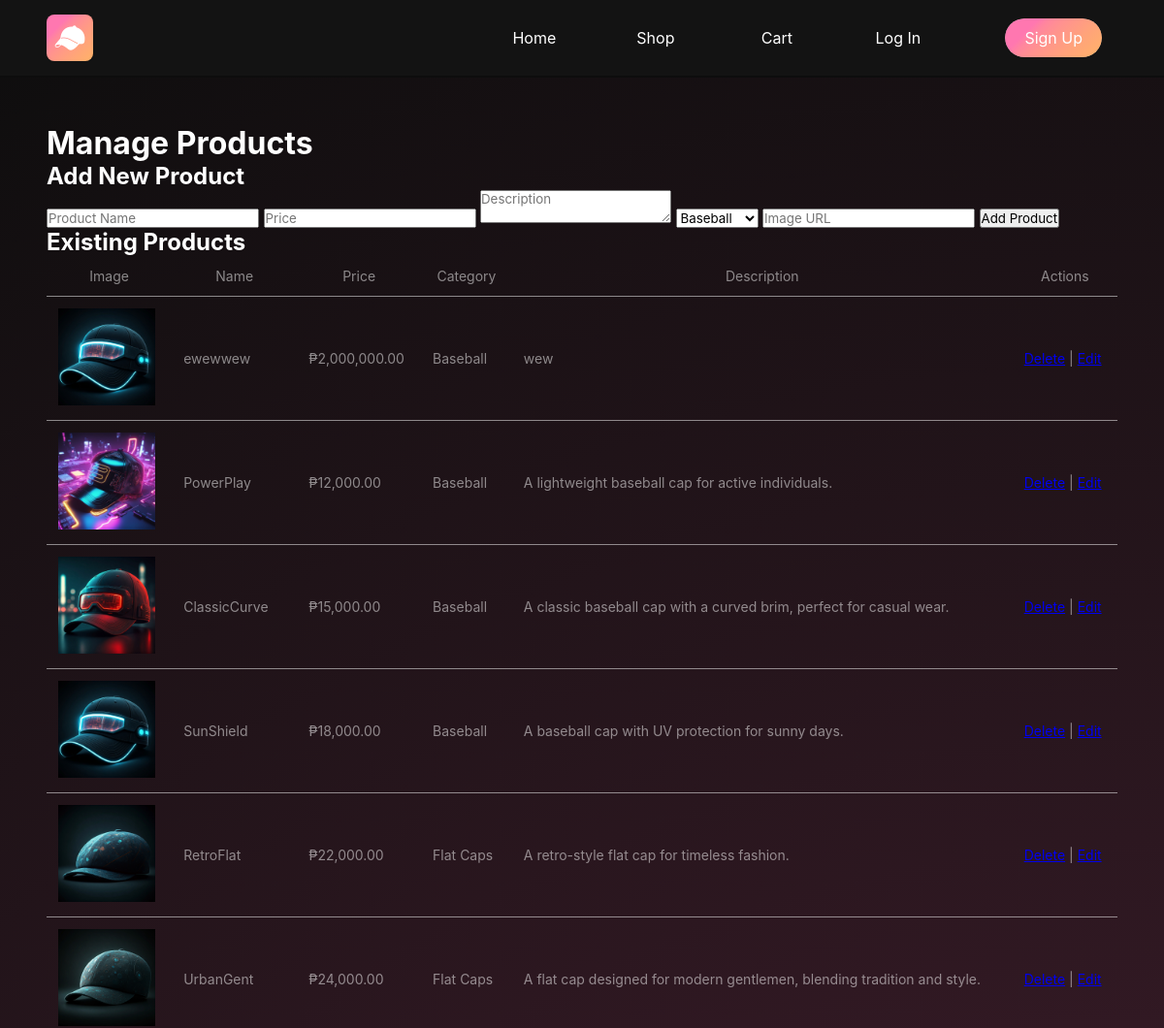
/6/sui/manage-products.php (upper part), run on an earlier commit of the app's database.
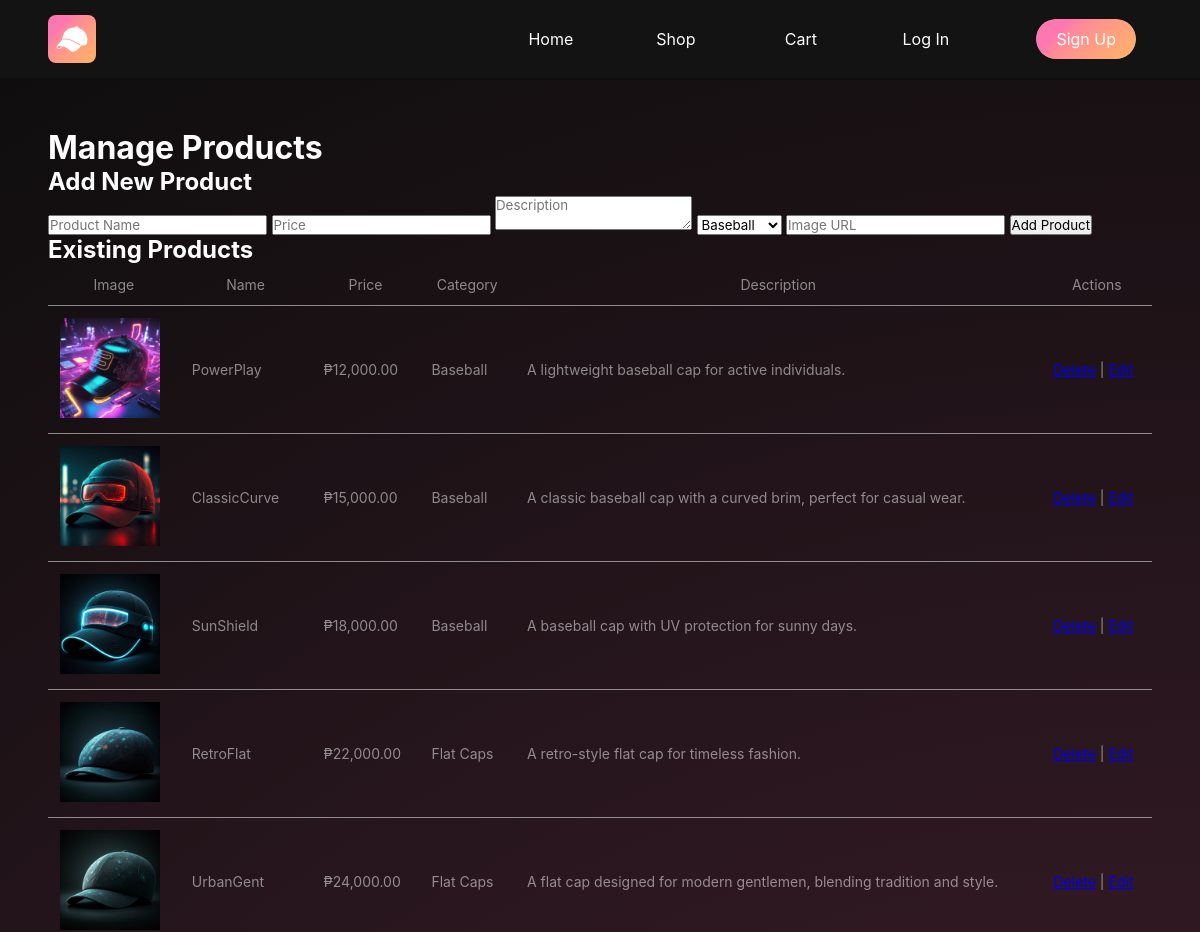
And on a later commit of the database.
### tables this page shows
CREATE TABLE `products` (
  `product_id` int(11) NOT NULL,
  `name` varchar(255) NOT NULL,
  `price` decimal(10,2) NOT NULL,
  `description` text NOT NULL,
  `category` varchar(100) NOT NULL,
  `image_url` varchar(255) NOT NULL
);

### 6/sui/manage-products.php (the view, shortened to what this page needs)
<?php
require './db.php';
$products_query = $conn->prepare("SELECT * FROM products");
$products_query->execute();
$products_result = $products_query->get_result();
$edit_product = null;
?>
<!DOCTYPE html>
<html lang="en">
<head>
    <link rel="stylesheet" href="./assets/styles/variables.css">
    <link rel="stylesheet" href="./assets/styles/default-styles.css">
    <link rel="stylesheet" href="./assets/styles/shops.css">
</head>
<body>
    <?php require './php/header.php'; ?>
    <main class="manage-products">
        <h1>Manage Products</h1>
        <?php if (!$edit_product): ?>
        <h2>Add New Product</h2>
        <form method="POST" action="manage-products.php">
            <input type="text" name="name" placeholder="Product Name" required>
            <input type="number" name="price" placeholder="Price" step="0.01" required>
            <textarea name="description" placeholder="Description" required></textarea>
            <select name="category" required>
                <option value="Baseball">Baseball</option>
            </select>
            <input type="text" name="image_url" placeholder="Image URL" required>
            <button type="submit" name="add_product">Add Product</button>
        </form>
        <?php endif; ?>
        <h2>Existing Products</h2>
        <table class="product-table">
            <thead>
                <tr>
                    <th>Image</th>
                    <th>Name</th>
                    <th>Price</th>
                    <th>Category</th>
                    <th>Description</th>
                    <th>Actions</th>
                </tr>
            </thead>
            <tbody>
                <?php while ($product = $products_result->fetch_assoc()): ?>
                    <tr>
                        <td><img src="<?php echo htmlspecialchars("./assets/images/" . $product['image_url']); ?>" alt="<?php echo $product['name']; ?>" width="100"></td>
                        <td><?php echo htmlspecialchars($product['name']); ?></td>
                        <td>₱<?php echo number_format($product['price'], 2); ?></td>
                        <td><?php echo htmlspecialchars($product['category']); ?></td>
                        <td><?php echo htmlspecialchars($product['description']); ?></td>
                        <td>
                            <a href="manage-products.php?delete=<?php echo $product['product_id']; ?>" onclick="return confirm('Are you sure you want to delete?')">Delete</a>
                            |
                            <a href="manage-products.php?edit=<?php echo $product['product_id']; ?>">Edit</a>
                        </td>
                    </tr>
                <?php endwhile; ?>
            </tbody>
        </table>
    </main>
</body>
</html>

What changed in the data, as far as the page shows it:
removed products: image_url (picture), name "ewewwew", price "2,000,000.00", category "Baseball", description "wew"
